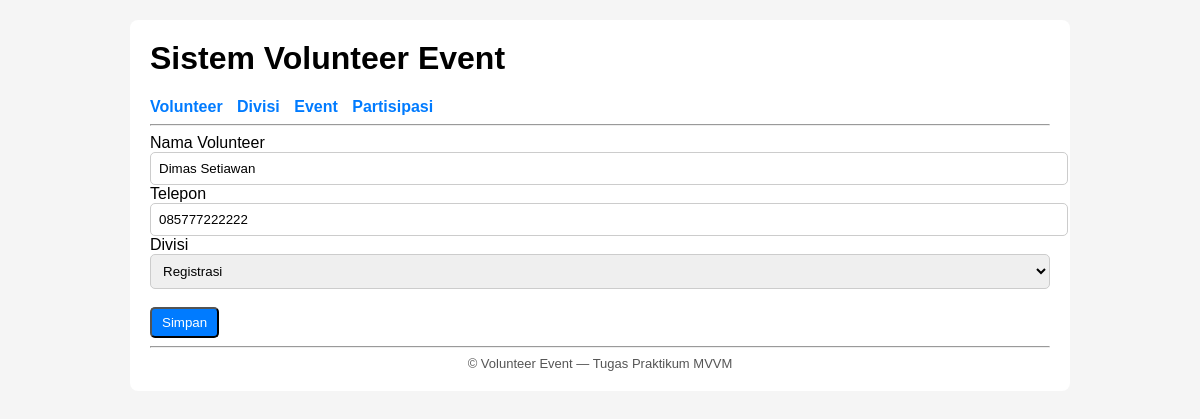
The app's page /index.php?entity=volunteer&action=edit&id=2 with its own data.
### tables this page shows
CREATE TABLE `volunteer` (
  `id_volunteer` int(11) NOT NULL,
  `nama` varchar(150) NOT NULL,
  `telepon` varchar(30) DEFAULT NULL,
  `id_divisi` int(11) DEFAULT NULL
);

CREATE TABLE `divisi` (
  `id_divisi` int(11) NOT NULL,
  `nama_divisi` varchar(100) NOT NULL,
  `deskripsi` varchar(255) DEFAULT NULL
);

### config/Database.php (called while the page is built, shortened)
<?php
class Database
{
    private $host = "localhost";
    private $database = "volunteer_db";
    private $username = "root";
    private $password = "";
    public function getConnection()
    {
        $this->conn = null;
        try {
            $this->conn = new PDO(
                "mysql:host=" . $this->host . ";dbname=" . $this->database,
                $this->username,
                $this->password
            );
            $this->conn->setAttribute(PDO::ATTR_ERRMODE, PDO::ERRMODE_EXCEPTION);
        } catch (PDOException $exception) {
            echo "Connection error: " . $exception->getMessage();
        }
        return $this->conn;
    }
}

### viewmodels/VolunteerViewModel.php (called while the page is built, shortened)
<?php
require_once 'models/Volunteer.php';
require_once 'models/Divisi.php';
class VolunteerViewModel
{
    private $model;
    private $divModel;
    public function __construct()
    {
        $this->model = new Volunteer();
        $this->divModel = new Divisi();
    }
    public function get($id){ return $this->model->getById($id); }
    public function getDivisiList() { return $this->divModel->getAll(); }
}

### models/Volunteer.php (called while the page is built, shortened)
<?php
require_once "config/Database.php";
class Volunteer
{
    private $conn;
    private $table = "volunteer";
    public function __construct()
    {
        $this->conn = (new Database())->getConnection();
    }
    public function getById($id)
    {
        $stmt=$this->conn->prepare("SELECT * FROM $this->table WHERE id_volunteer=:id");
        $stmt->bindParam(':id',$id);
        $stmt->execute();
        return $stmt->fetch(PDO::FETCH_ASSOC);
    }
}

### models/Divisi.php (called while the page is built, shortened)
<?php
require_once "config/Database.php";
class Divisi
{
    private $conn;
    private $table = "divisi";
    public function __construct()
    {
        $this->conn = (new Database())->getConnection();
    }
    public function getAll()
    {
        $stmt = $this->conn->prepare("SELECT * FROM $this->table ORDER BY nama_divisi");
        $stmt->execute();
        return $stmt->fetchAll(PDO::FETCH_ASSOC);
    }
}

### views/template/volunteer_form.php (the view, shortened to what this page needs)
<?php include "header.php"; ?>
<form method="POST" action="index.php?entity=volunteer&action=<?= isset($volunteer)?'update&id='.$volunteer['id_volunteer']:'save'; ?>">
<label>Nama Volunteer</label>
<input type="text" name="nama" value="<?= isset($volunteer)?$volunteer['nama']:''; ?>" required>
<label>Telepon</label>
<input type="text" name="telepon" value="<?= isset($volunteer)?$volunteer['telepon']:''; ?>">
<label>Divisi</label>
<select name="id_divisi" required>
<?php foreach($divisiList as $d): ?>
<option value="<?= $d['id_divisi']; ?>" <?= isset($volunteer)&&$volunteer['id_divisi']==$d['id_divisi']?'selected':''; ?>>
<?= $d['nama_divisi']; ?>
</option>
<?php endforeach; ?>
</select>
<br><br>
<button class="btn">Simpan</button>
</form>
<?php include "footer.php"; ?>

### views/template/header.php (style rules this page uses)
body { font-family:Arial,sans-serif;background:#f5f5f5;margin:0;padding:0 }
.btn { padding:6px 10px;background:#007bff;color:#fff;border-radius:5px;text-decoration:none }
input,select { padding:8px;width:100%;border:1px solid #ccc;border-radius:5px }

### records on screen
volunteer: nama "Dimas Setiawan", telepon "085777222222", id_divisi "Registrasi"
